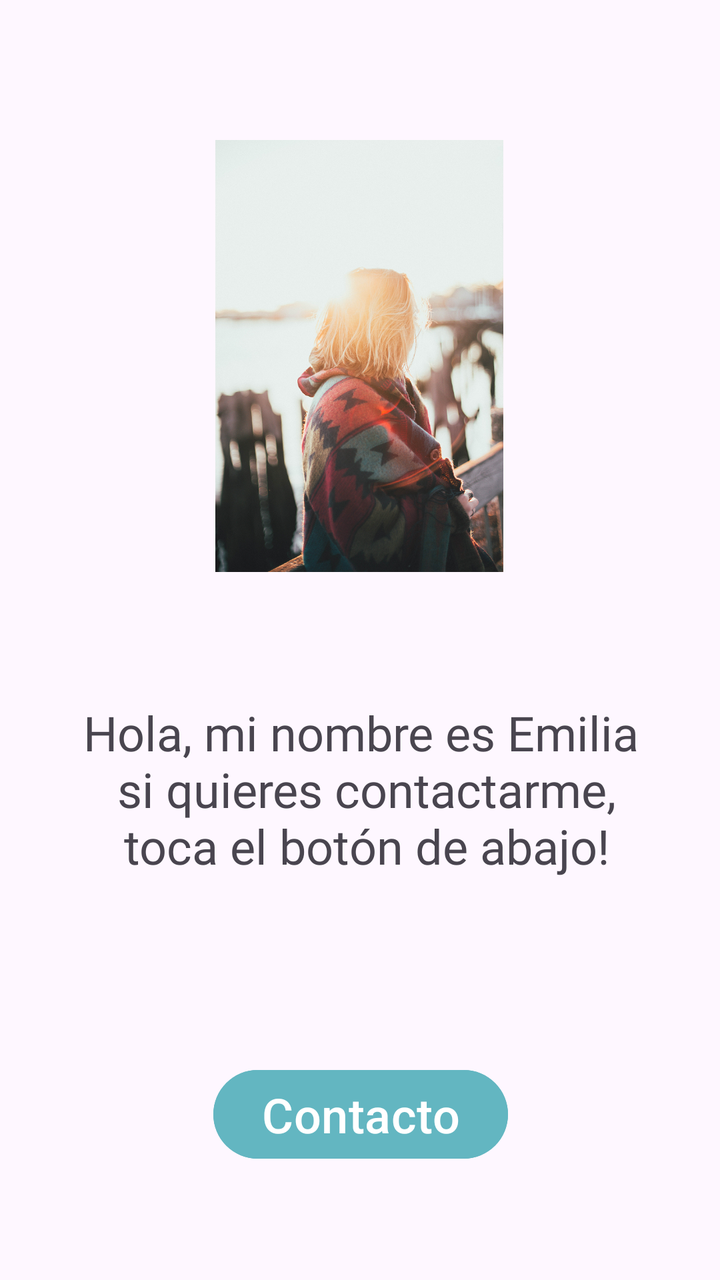
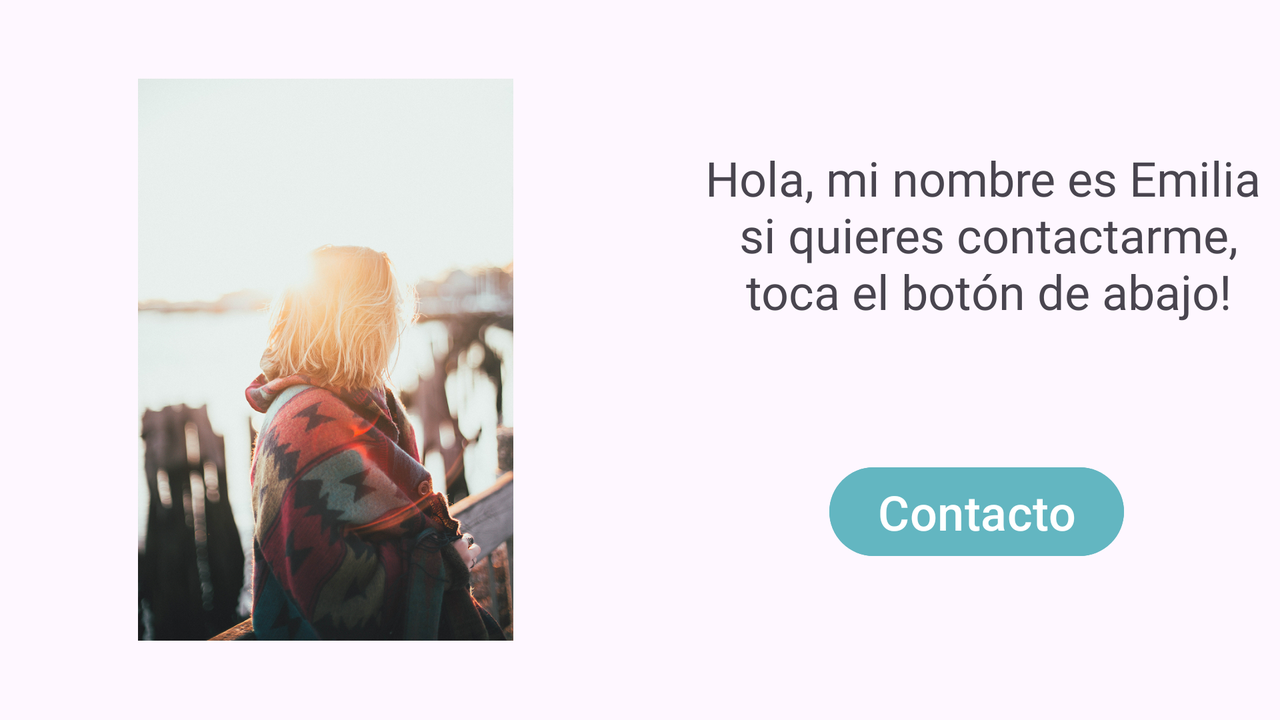

First picture: res/layout/ on a phone held upright. Second picture: the repository's own variant of that layout, on a device whose configuration matches the variant's folder. Source for both follows.
<!-- AndroidManifest.xml: application theme Theme.SprintM4 -->
<!-- res/layout/activity_main.xml -->
<?xml version="1.0" encoding="utf-8"?>
<androidx.constraintlayout.widget.ConstraintLayout xmlns:android="http://schemas.android.com/apk/res/android"
    xmlns:app="http://schemas.android.com/apk/res-auto"
    xmlns:tools="http://schemas.android.com/tools"
    android:layout_width="match_parent"
    android:layout_height="match_parent"
    tools:context=".MainActivity">

    <ImageView
        android:id="@+id/imageViewMain"
        android:layout_width="200dp"
        android:layout_height="216dp"
        app:layout_constraintBottom_toBottomOf="parent"
        app:layout_constraintEnd_toEndOf="parent"
        app:layout_constraintHorizontal_bias="0.497"
        app:layout_constraintStart_toStartOf="parent"
        app:layout_constraintTop_toTopOf="parent"
        app:layout_constraintVertical_bias="0.165"
        app:srcCompat="@drawable/woman" />

    <TextView
        android:id="@+id/textViewMain"
        android:layout_width="wrap_content"
        android:layout_height="wrap_content"
        android:layout_marginTop="64dp"
        android:fontFamily="@font/farro_medium"
        android:gravity="center"
        android:text="Hola, mi nombre es Emilia\n si quieres contactarme,\n toca el botón de abajo!"
        android:textSize="24sp"
        app:layout_constraintEnd_toEndOf="@+id/imageViewMain"
        app:layout_constraintHorizontal_bias="0.494"
        app:layout_constraintStart_toStartOf="@+id/imageViewMain"
        app:layout_constraintTop_toBottomOf="@+id/imageViewMain" />

    <Button
        android:id="@+id/buttonMainToSecondAct"
        android:layout_width="wrap_content"
        android:layout_height="wrap_content"
        android:layout_marginTop="92dp"
        android:backgroundTint="#63B6C1"
        android:text="Contacto"
        android:textColor="#FFFFFF"
        android:textSize="24sp"
        app:layout_constraintEnd_toEndOf="@+id/textViewMain"
        app:layout_constraintStart_toStartOf="@+id/textViewMain"
        app:layout_constraintTop_toBottomOf="@+id/textViewMain" />


</androidx.constraintlayout.widget.ConstraintLayout>
<!-- resources referenced by this layout -->
<resources>
  <!-- drawable woman: png bitmap (drawable, 1012286 bytes) -->
  <style name="Theme.SprintM4" parent="Base.Theme.SprintM4" />
  <style name="Base.Theme.SprintM4" parent="Theme.Material3.DayNight.NoActionBar">
          
          
          <item name="android:statusBarColor">#0A515B</item>
  
  
      </style>
</resources>
<!-- res/layout-land/activity_main.xml (the repository's variant of the layout above) -->
<!-- drawn on the phone turned sideways -->
<?xml version="1.0" encoding="utf-8"?>
<androidx.constraintlayout.widget.ConstraintLayout xmlns:android="http://schemas.android.com/apk/res/android"
    xmlns:app="http://schemas.android.com/apk/res-auto"
    xmlns:tools="http://schemas.android.com/tools"
    android:layout_width="match_parent"
    android:layout_height="match_parent"
    tools:context=".MainActivity">

    <ImageView
        android:id="@+id/imageViewMain"
        android:layout_width="195dp"
        android:layout_height="281dp"
        app:layout_constraintBottom_toBottomOf="parent"
        app:layout_constraintEnd_toEndOf="parent"
        app:layout_constraintHorizontal_bias="0.147"
        app:layout_constraintStart_toStartOf="parent"
        app:layout_constraintTop_toTopOf="parent"
        app:layout_constraintVertical_bias="0.498"
        app:srcCompat="@drawable/woman" />

    <TextView
        android:id="@+id/textViewMain"
        android:layout_width="wrap_content"
        android:layout_height="wrap_content"
        android:layout_marginStart="92dp"
        android:fontFamily="@font/farro_medium"
        android:gravity="center"
        android:text="Hola, mi nombre es Emilia\n si quieres contactarme,\n toca el botón de abajo!"
        android:textSize="24sp"
        app:layout_constraintBottom_toBottomOf="@+id/imageViewMain"
        app:layout_constraintStart_toEndOf="@+id/imageViewMain"
        app:layout_constraintTop_toTopOf="@+id/imageViewMain"
        app:layout_constraintVertical_bias="0.174" />

    <Button
        android:id="@+id/buttonMainToSecondAct"
        android:layout_width="wrap_content"
        android:layout_height="wrap_content"
        android:layout_marginTop="68dp"
        android:backgroundTint="#63B6C1"
        android:text="Contacto"
        android:textColor="#FFFFFF"
        android:textSize="24sp"
        app:layout_constraintEnd_toEndOf="@+id/textViewMain"
        app:layout_constraintHorizontal_bias="0.478"
        app:layout_constraintStart_toStartOf="@+id/textViewMain"
        app:layout_constraintTop_toBottomOf="@+id/textViewMain" />

</androidx.constraintlayout.widget.ConstraintLayout>
